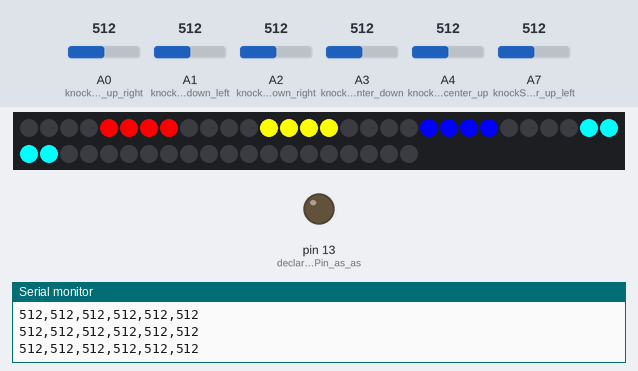
Recording of a sketch running on a simulated Arduino Nano, built with avr-gcc and run on an emulated ATmega328P. On the bench: 50 RGB LEDs in strip order, left to right, continuing on the next row, output pins drawn as LEDs (lit = HIGH), the last lines printed to the serial monitor. Inputs (shaded band) come from the test bench; at power-on: A0 (knockSensor_up_right) = 512, A2 (knockSensor_down_right) = 512, A1 (knockSensor_down_left) = 512, A7 (knockSensor_up_left) = 512, A3 (knockSensor_center_down) = 512, A4 (knockSensor_center_up) = 512.

Above: at 4.2 s.
4.3 s: A0 (knockSensor_up_right) set to 290
At 5.5 s:
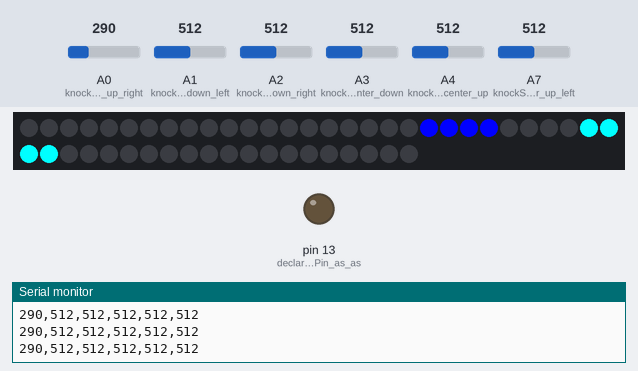
5.8 s: A2 (knockSensor_down_right) set to 306
At 6.9 s:
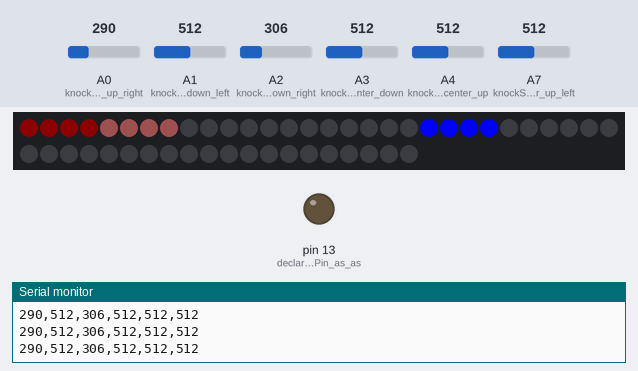
7.3 s: A1 (knockSensor_down_left) set to 716
At 8.0 s:
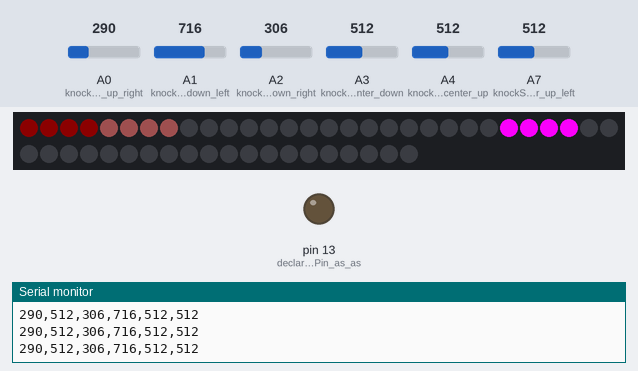
8.8 s: A7 (knockSensor_up_left) set to 716
At 9.1 s:
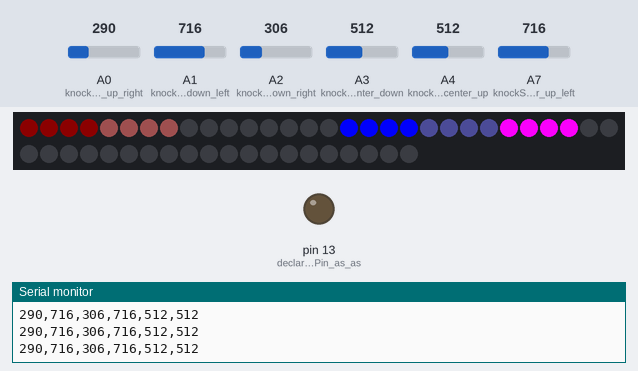
10.3 s: A0 (knockSensor_up_right) set to 110
11.8 s: A0 (knockSensor_up_right) set to 90
Timing chart, 0 to 14.3 s (numbered marks = the images above; inputs shaded):
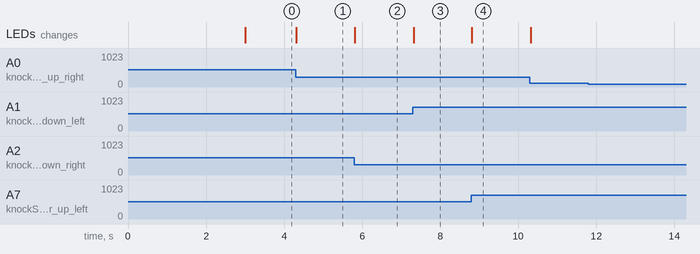

The sketch:

Firmware_Sword_Hero.ino
```cpp
#include <FastLED.h>
#define LED_PIN 5    // Replace with the pin number you used for DATA connection
#define NUM_LEDS 50  // Replace with the number of LEDs in your strip
#define FADE_DELAY 1   // Delay between brightness changes (in milliseconds)
#define MAX_BRIGHTNESS 255 // Maximum brightness value
#define LEDS_PER_DIV 4
#define THRESHOLD 300
CRGB leds[NUM_LEDS];


const int knockSensor_up_right = A0; //pulldown -> 1.5M Ohm
const int knockSensor_down_right = A2;
const int knockSensor_up_left = A7;
const int knockSensor_down_left = A1;
const int knockSensor_center_down = A3;
const int knockSensor_center_up = A4;

int up_right_read = 0;
int down_right_read = 0;
int up_left_read = 0;
int down_left_read = 0;
int center_down_read = 0;
int center_up_read = 0;
int ledState = LOW;         // variable used to store the last LED status, to toggle the light

int down_right_leds[] = {0,1,2,3};
int right_leds[]      = {4,5,6,7};
int up_right_leds[]   = {8,9,10,11};
int up_leds[]         = {12,13,14,15};
int up_left_leds[]    = {16,17,18,19};
int left_leds[]       = {20,21,22,23};
int down_left_leds[]  = {24,25,26,27};
int down_leds[]       = {28,29,30,31};


void setup() {
  pinMode(LED_BUILTIN, OUTPUT); // declare the ledPin as as OUTPUT
  FastLED.addLeds<WS2811, LED_PIN, RGB>(leds, NUM_LEDS);
  Serial.begin(115200);       // use the serial port

  v_set_down_right(MAX_BRIGHTNESS);
  v_set_up_right(MAX_BRIGHTNESS);
  v_set_down_left(MAX_BRIGHTNESS);
  v_set_up_left(MAX_BRIGHTNESS);

  v_set_up(MAX_BRIGHTNESS);
  v_set_down(MAX_BRIGHTNESS);
  v_set_left(MAX_BRIGHTNESS);
  v_set_right(MAX_BRIGHTNESS);
  FastLED.show();
  delay(3000);
}

void loop() {
  // read the sensor and store it in the variable sensorReading:
  up_right_read = analogRead(knockSensor_up_right);
  up_left_read = analogRead(knockSensor_up_left);
  down_right_read = analogRead(knockSensor_down_right);
  down_left_read = analogRead(knockSensor_down_left);
  center_down_read = analogRead(knockSensor_center_down);
  center_up_read = analogRead(knockSensor_center_up);
  Serial.print(up_right_read);
  Serial.print(",");
  Serial.print(up_left_read);
  Serial.print(",");
  Serial.print(down_right_read);
  Serial.print(",");
  Serial.print(down_left_read);
  Serial.print(",");
  Serial.print(center_down_read);
  Serial.print(",");
  Serial.print(center_up_read);
  Serial.print("\n");


  v_set_down_right(read_to_brightness(down_right_read));
  v_set_up_right(read_to_brightness(up_right_read));
  v_set_down_left(read_to_brightness(down_left_read));
  v_set_up_left(read_to_brightness(up_left_read));

  v_set_up(read_to_brightness(interpolate_reads(up_left_read,up_right_read)));
  v_set_down(read_to_brightness(interpolate_reads(down_left_read,down_right_read)));
  v_set_left(read_to_brightness(interpolate_reads(up_left_read, down_left_read)));
  v_set_right(read_to_brightness(interpolate_reads(up_right_read,down_right_read)));
  FastLED.show();
  delay(10);  // delay to avoid overloading the serial port buffer
}

int interpolate_reads(int sensor_read_1, int sensor_read_2){
  if (abs(sensor_read_1 - sensor_read_2) < 150)
  {
    return (1.5*(sensor_read_1 + sensor_read_2));
  }
  else
  {
    return 0;
  }
}

int read_to_brightness(int sensor_read){
  if (sensor_read > THRESHOLD)
  {
    return (int)255*sensor_read/1024;
  }
  else
  {
    return 0;
  }
}


void v_set_down_right(int brightness) {
  for (int i = 0; i < LEDS_PER_DIV; i++) {
    leds[down_right_leds[i]] = CRGB(brightness, 0, 0);
  }
}

void v_set_up_right(int brightness) {
  for (int i = 0; i < LEDS_PER_DIV; i++) {
    leds[up_right_leds[i]] = CRGB(0, brightness, 0);
  }
}

void v_set_up_left(int brightness) {
  for (int i = 0; i < LEDS_PER_DIV; i++) {
    leds[up_left_leds[i]] = CRGB(0, 0, brightness);
  }
}

void v_set_down_left(int brightness) {
  for (int i = 0; i < LEDS_PER_DIV; i++) {
    leds[down_left_leds[i]] = CRGB(brightness, 0, brightness);
  }
}

void v_set_up(int brightness) {
  for (int i = 0; i < LEDS_PER_DIV; i++) {
    leds[up_leds[i]] = CRGB(brightness, brightness, 0);
  }
}
void v_set_down(int brightness) {
  for (int i = 0; i < LEDS_PER_DIV; i++) {
    leds[down_leds[i]] = CRGB(0, brightness, brightness);
  }
}
void v_set_left(int brightness) {
  for (int i = 0; i < LEDS_PER_DIV; i++) {
    leds[left_leds[i]] = CRGB(brightness/2, brightness/2, brightness);
  }
}
void v_set_right(int brightness) {
  for (int i = 0; i < LEDS_PER_DIV; i++) {
    leds[right_leds[i]] = CRGB(brightness, brightness/2, brightness/2);
  }
}
```

Measured:
- after the input at 4.3 s, the LEDs: change at once (image 1)
- after the input at 5.8 s, the LEDs: change at once (image 2)
- after the input at 7.3 s, the LEDs: change at once (image 3)
- after the input at 8.8 s, the LEDs: change at once (image 4)
